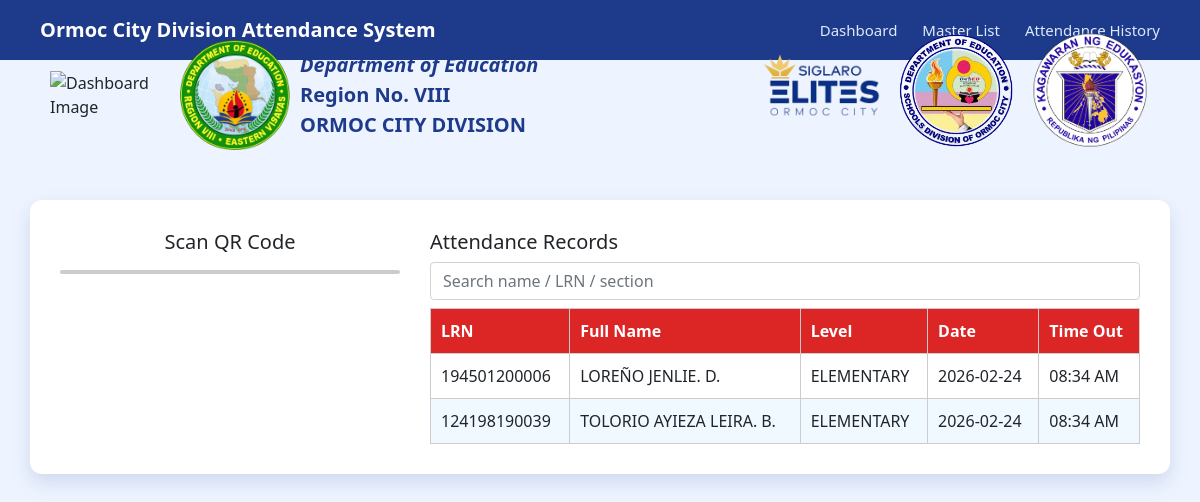
Screenshot of /time_out.php with the database file from the repository.
### tables this page shows
CREATE TABLE `time_out` (
  `id` int(11) NOT NULL,
  `lrn` varchar(50) DEFAULT NULL,
  `level` varchar(50) NOT NULL,
  `event` varchar(50) NOT NULL,
  `fullname` varchar(150) DEFAULT NULL,
  `sex` varchar(20) NOT NULL,
  `school` varchar(100) NOT NULL,
  `date_logged` date DEFAULT NULL,
  `time_logged` time DEFAULT NULL,
  `is_notif` varchar(1) NOT NULL DEFAULT 'N',
  `created_at` timestamp NOT NULL DEFAULT current_timestamp()
);

### time_out.php (the view, shortened to what this page needs)
<?php
require "config.php";
?>
<!DOCTYPE html>
<html lang="en">
<head>
    <link rel="stylesheet" href="css/bootstrap.min.css">
</head>
<body>
<div class="header">
    <h2>Ormoc City Division Attendance System</h2>
    <div class="nav">
        <a href="dashboard.php">Dashboard</a>
        <a href="masterlist.php">Master List</a>
        <a href="attendance_history_nav.php">Attendance History</a>
    </div>
</div>
<div style="display: flex; justify-content: space-between; align-items: center; margin: 20px;">
    <div style="display: flex; align-items: center;">
        <img src="images/ormoc seal.png" alt="Dashboard Image"
             style="width:120px; margin-top:-40px; margin-left:30px; margin-right:10px;">
             <img src="images/deped region8.png" alt="Siglaro Logo" style="width:110px; margin-top:-40px; margin-right:10px;">
        <p style="margin:0; margin-top:-40px; font-size:20px; font-weight:bold; color:#1e3a8a;">
            <i>Department of Education</i><br>
            Region No. VIII<br>
            ORMOC CITY DIVISION
        </p>
    </div>
    <div>
        <img src="images/siglaro.png" alt="Siglaro Logo" style="width:120px; margin-top:-50px; margin-right:10px;">
        <img src="images/sdo.png" alt="Siglaro Logo" style="width:120px; margin-top:-50px; margin-right:10px;">
        <img src="images/Seal_of_the_Department_of_Education_of_the_Philippines.png" alt="Siglaro Logo" style="width:120px; margin-top:-50px; margin-right:30px;">
    </div>
</div>
<div class="page-container">
    <div class="attendance-card">
        <div class="row">
            <div class="col-md-4">
                <h5 class="text-center mb-3">Scan QR Code</h5>
                <div id="reader"></div>
            </div>
            <div class="col-md-8">
                <h5>Attendance Records</h5>
                <input type="text" id="searchInput" class="form-control mb-2" placeholder="Search name / LRN / section">
                <div class="table-responsive">
                    <table class="styled-table blue-table">
                        <thead class="thead-dark">
                        <tr style="background-color: #dc2626;">
                            <th>LRN</th>
                            <th>Full Name</th>
                            <th>Level</th>
                            <th>Date</th>
                            <th>Time Out</th>
                        </tr>
                        </thead>
                        <tbody id="attendanceTable">
                        <?php
                        $today = date('Y-m-d');
                        $query = "SELECT * FROM time_out WHERE date_logged = '$today' ORDER BY time_logged DESC";
                        $res = mysqli_query($conn, $query);
                        while ($row = mysqli_fetch_assoc($res)):
                        ?>
                            <tr>
                                <td><?= htmlspecialchars($row['lrn']) ?></td>
                                <td><?= htmlspecialchars($row['fullname']) ?></td>
                                <td><?= htmlspecialchars($row['level']) ?></td>
                                <td><?= htmlspecialchars($row['date_logged']) ?></td>
                                <td><?= date("h:i A", strtotime($row['time_logged'])) ?></td>
                            </tr>
                        <?php endwhile; ?>
                        </tbody>
                    </table>
                </div>
            </div>
        </div>
    </div>
</div>
</body>
</html>

### time_out.php (style rules this page uses)
body { margin: 0; font-family: 'Segoe UI', sans-serif; background-color: #eef4ff; }
.header { background-color: #1e3a8a; padding: 18px 40px; display: flex; justify-content: space-between; align-items: center; }
.header h2 { margin: 0; font-size: 20px; font-weight: 600; color: white; }
.nav a { margin-left: 25px; text-decoration: none; font-size: 15px; font-weight: 500; color: #dbeafe; transition: 0.2s ease; }
.page-container { padding: 30px; }
.attendance-card { background-color: white; border-radius: 12px; padding: 30px; box-shadow: 0 8px 20px rgba(30,58,138,0.15); }
#reader { width: 100%; border: 2px solid #ccc; border-radius: 8px; }
.styled-table th { color: white; }
.blue-table { border-collapse: collapse; width: 100%; }
.blue-table th, .blue-table td { padding: 10px; border: 1px solid #ccc; }
.blue-table tbody tr:nth-child(even) { background-color: #f0f9ff; }

### rows the page displays
time_out: lrn "194501200006", fullname "LOREÑO JENLIE. D.", level "ELEMENTARY", date_logged "2026-02-24", time_logged "08:34 AM"
time_out: lrn "124198190039", fullname "TOLORIO AYIEZA LEIRA. B.", level "ELEMENTARY", date_logged "2026-02-24", time_logged "08:34 AM"
